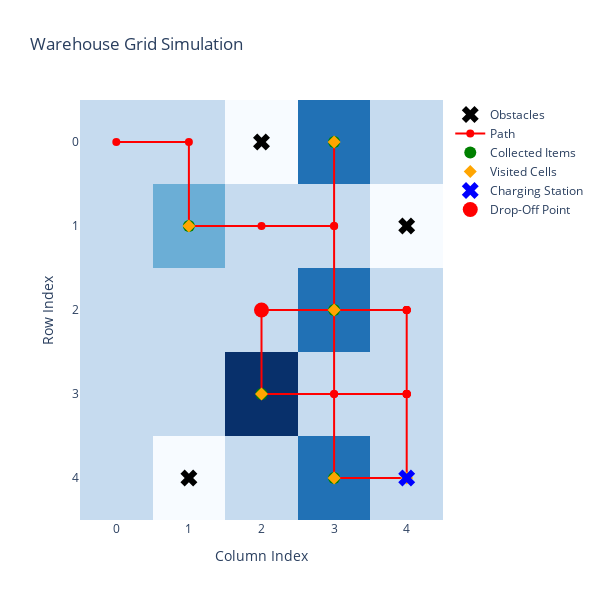

Notebook cell for this chart:
### Code cell
import heapq
import plotly.graph_objects as go
import numpy as np
import time
import random

# Define warehouse item names
item_names = {
    1: 'Item Type 1',
    2: 'Item Type 2',
    3: 'Item Type 3'
}

# Define time for moving between cells and recharging
TIME_PER_MOVE = 5  # seconds per move
RECHARGE_TIME = 60  # seconds (1 minute)

def a_star(grid, start, goal):
    rows, cols = len(grid), len(grid[0])
    directions = [(0,1), (1,0), (0,-1), (-1,0)]  # Right, Down, Left, Up
    
    def heuristic(a, b):
        return abs(a[0] - b[0]) + abs(a[1] - b[1])
    
    open_list = []
    heapq.heappush(open_list, (0 + heuristic(start, goal), 0, start, []))
    visited = set()
    
    while open_list:
        _, cost, current, path = heapq.heappop(open_list)
        if current in visited:
            continue
        visited.add(current)
        
        if current == goal:
            return path + [current]
        
        for direction in directions:
            next_cell = (current[0] + direction[0], current[1] + direction[1])
            if (0 <= next_cell[0] < rows and 0 <= next_cell[1] < cols and
                grid[next_cell[0]][next_cell[1]] != -1 and next_cell not in visited):
                heapq.heappush(open_list, (
                    cost + 1 + heuristic(next_cell, goal), 
                    cost + 1, 
                    next_cell, 
                    path + [current]
                ))
    return []

def robot_pathfinding(grid, charging_station, drop_off_point, battery, working_minutes):
    items = [(r, c) for r in range(len(grid)) for c in range(len(grid[0])) if grid[r][c] > 0]
    start = (0, 0)  # Starting at top-left corner
    path = []
    collected_items = []
    item_paths = {}
    visited = set()
    total_time_seconds = 0
    charge_count = 0
    item_times = {}
    recharge_times = []
    collection_time_elapsed = 0
    last_recharge_time = 0

    while items and total_time_seconds < working_minutes * 60:
        nearest_item = min(items, key=lambda item: len(a_star(grid, start, item)))
        item_path = a_star(grid, start, nearest_item)
        
        if not item_path or len(item_path) > battery:
            # If not enough battery to reach the nearest item, return to charging station
            if battery < 4:
                return_path = a_star(grid, start, charging_station)
                if not return_path:
                    break
                path.extend(return_path)
                visited.add(charging_station)
                start = charging_station
                battery = 4
                charge_count += 1
                recharge_times.append(RECHARGE_TIME)
                total_time_seconds += RECHARGE_TIME
                last_recharge_time = total_time_seconds
                continue

        # Collect item
        item_collection_time = random.randint(60, 600)  # Random time between 1 and 10 minutes
        total_time_seconds += item_collection_time
        collection_time_elapsed += item_collection_time
        item_paths[nearest_item] = item_path
        path.extend(item_path)
        path.append(nearest_item)
        collected_items.append(nearest_item)
        visited.add(nearest_item)
        start = nearest_item
        items.remove(nearest_item)
        battery -= len(item_path)
        item_times[nearest_item] = item_collection_time

        # Drop off items after collecting 2 items
        if len(collected_items) % 2 == 0:
            drop_path = a_star(grid, start, drop_off_point)
            if drop_path:
                path.extend(drop_path)
                visited.add(drop_off_point)
                start = drop_off_point  # Update starting point to drop-off point

        # Recharge if 20 minutes have passed since the last recharge
        if collection_time_elapsed - last_recharge_time >= 20 * 60:
            return_path = a_star(grid, start, charging_station)
            if return_path:
                path.extend(return_path)
                visited.add(charging_station)
                start = charging_station
                battery = 4
                charge_count += 1
                recharge_times.append(RECHARGE_TIME)
                total_time_seconds += RECHARGE_TIME
                last_recharge_time = total_time_seconds
                collection_time_elapsed = 0

    return path, collected_items, item_paths, visited, item_times, recharge_times, charge_count, total_time_seconds

def plot_grid(grid, path, collected_items, item_paths, visited, charging_station, drop_off_point):
    rows, cols = len(grid), len(grid[0])
    grid_display = np.zeros((rows, cols))

    # Fill grid_display with item values and markers for charging station, drop-off point, and obstacles
    for r in range(rows):
        for c in range(cols):
            if grid[r][c] == -1:
                grid_display[r, c] = -1  # Obstacles
            elif grid[r][c] > 0:
                grid_display[r, c] = grid[r][c]  # Items

    fig = go.Figure()

    # Plot grid
    fig.add_trace(go.Heatmap(
        z=grid_display,
        colorscale='Blues',
        zmin=-1,
        zmax=3,
        showscale=False,
        name='Grid'
    ))

    # Plot obstacles
    obs_x, obs_y = zip(*[(r, c) for r in range(rows) for c in range(cols) if grid[r][c] == -1])
    fig.add_trace(go.Scatter(
        x=obs_y,
        y=obs_x,
        mode='markers',
        marker=dict(size=15, color='black', symbol='x'),
        name='Obstacles'
    ))

    # Plot path
    path_x, path_y = zip(*path)
    fig.add_trace(go.Scatter(
        x=path_y,
        y=path_x,
        mode='markers+lines',
        marker=dict(size=8, color='red'),
        line=dict(color='red', width=2),
        name='Path'
    ))

    # Plot collected items
    if collected_items:
        items_x, items_y = zip(*collected_items)
        fig.add_trace(go.Scatter(
            x=items_y,
            y=items_x,
            mode='markers',
            marker=dict(size=12, color='green', symbol='circle'),
            name='Collected Items'
        ))

    # Plot visited cells excluding obstacles
    visited_x, visited_y = zip(*[v for v in visited if grid[v[0]][v[1]] != -1])
    fig.add_trace(go.Scatter(
        x=visited_y,
        y=visited_x,
        mode='markers',
        marker=dict(size=10, color='orange', symbol='diamond'),
        name='Visited Cells'
    ))

    # Plot charging station
    fig.add_trace(go.Scatter(
        x=[charging_station[1]],
        y=[charging_station[0]],
        mode='markers',
        marker=dict(size=15, color='blue', symbol='x'),
        name='Charging Station'
    ))

    # Plot drop-off point
    fig.add_trace(go.Scatter(
        x=[drop_off_point[1]],
        y=[drop_off_point[0]],
        mode='markers',
        marker=dict(size=15, color='red', symbol='circle'),
        name='Drop-Off Point'
    ))

    fig.update_layout(
        title='Warehouse Grid Simulation',
        xaxis=dict(title='Column Index'),
        yaxis=dict(title='Row Index', autorange='reversed'),
        width=600,
        height=600
    )
    fig.show()

def simulate_robot(grid, charging_station, drop_off_point, battery, working_minutes):
    start_time = time.time()
    path, collected_items, item_paths, visited, item_times, recharge_times, charge_count, total_time_seconds = robot_pathfinding(grid, charging_station, drop_off_point, battery, working_minutes)
    end_time = time.time()
    
    item_names_collected = [item_names[grid[r][c]] for (r, c) in collected_items]
    
    print(f"Collected Items: {item_names_collected}")
    print(f"Total Time Taken: {total_time_seconds / 60:.2f} minutes")
    print(f"Total Charging Events: {charge_count}")

    # Print item collection paths
    for item in item_paths:
        print(f"Path to collect item at {item}: {item_paths[item]}")

    # Print item collection times
    for item in collected_items:
        print(f"Time taken to collect item at {item}: {item_times.get(item, 'N/A') / 60:.2f} minutes")

    # Print recharge times
    for idx, recharge_time in enumerate(recharge_times):
        print(f"Recharge {idx + 1}: {recharge_time / 60:.2f} minutes")

    plot_grid(grid, path, collected_items, item_paths, visited, charging_station, drop_off_point)

#  grid: 0 = empty, -1 = obstacle, >0 = item , 1,2,3 are items
grid = [
    [ 0,  0,  -1,  2,  0],
    [ 0,  1,  0,  0, -1],
    [ 0,  0,  0,  2,  0],
    [ 0,  0,  3,  0,  0],
    [ 0, -1,  0,  2,  0]
]

charging_station = (4, 4)
drop_off_point = (2, 2)
battery = 4
working_minutes = 50

simulate_robot(grid, charging_station, drop_off_point, battery, working_minutes)

### Figure 1 — Plotly figure (JSON) as saved in the notebook; plotly's stock layout.template omitted (floating-point values rounded to 4 significant figures)
{"data": [{"colorscale": [[0, "rgb(247,251,255)"], [0.125, "rgb(222,235,247)"], [0.25, "rgb(198,219,239)"], [0.375, "rgb(158,202,225)"], [0.5, "rgb(107,174,214)"], [0.625, "rgb(66,146,198)"], [0.75, "rgb(33,113,181)"], [0.875, "rgb(8,81,156)"], [1, "rgb(8,48,107)"]], "name": "Grid", "showscale": false, "type": "heatmap", "z": [[0, 0, -1, 2, 0], [0, 1, 0, 0, -1], [0, 0, 0, 2, 0], [0, 0, 3, 0, 0], [0, -1, 0, 2, 0]], "zmax": 3, "zmin": -1}, {"marker": {"color": "black", "size": 15, "symbol": "x"}, "mode": "markers", "name": "Obstacles", "type": "scatter", "x": [2, 4, 1], "y": [0, 1, 4]}, {"line": {"color": "red", "width": 2}, "marker": {"color": "red", "size": 8}, "mode": "markers+lines", "name": "Path", "type": "scatter", "x": [0, 1, 1, 1, 1, 2, 3, 3, 4, 4, 4, 4, 3, 3, 3, 3, 3, 2, 2, 3, 3, 3, 4, 4, 4, 4, 4, 3, 2, 2, 2, 2, 2, 3, 4, 4, 4, 4, 4, 4, 3, 3, 3, 3], "y": [0, 0, 1, 1, 1, 1, 1, 2, 2, 3, 4, 4, 4, 4, 4, 3, 2, 2, 2, 2, 2, 2, 2, 3, 4, 4, 3, 3, 3, 3, 3, 2, 2, 2, 2, 3, 4, 4, 3, 2, 2, 1, 0, 0]}, {"marker": {"color": "green", "size": 12, "symbol": "circle"}, "mode": "markers", "name": "Collected Items", "type": "scatter", "x": [1, 3, 3, 2, 3], "y": [1, 4, 2, 3, 0]}, {"marker": {"color": "orange", "size": 10, "symbol": "diamond"}, "mode": "markers", "name": "Visited Cells", "type": "scatter", "x": [4, 3, 1, 3, 3, 2, 2], "y": [4, 4, 1, 0, 2, 2, 3]}, {"marker": {"color": "blue", "size": 15, "symbol": "x"}, "mode": "markers", "name": "Charging Station", "type": "scatter", "x": [4], "y": [4]}, {"marker": {"color": "red", "size": 15, "symbol": "circle"}, "mode": "markers", "name": "Drop-Off Point", "type": "scatter", "x": [2], "y": [2]}], "layout": {"height": 600, "title": {"text": "Warehouse Grid Simulation"}, "width": 600, "xaxis": {"title": {"text": "Column Index"}}, "yaxis": {"autorange": "reversed", "title": {"text": "Row Index"}}}}
